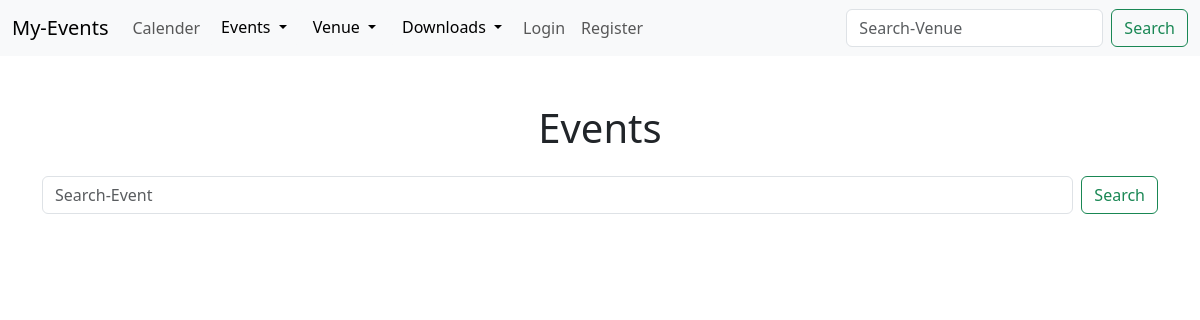
Before: /venue_events/Bengaluru with the older database file.
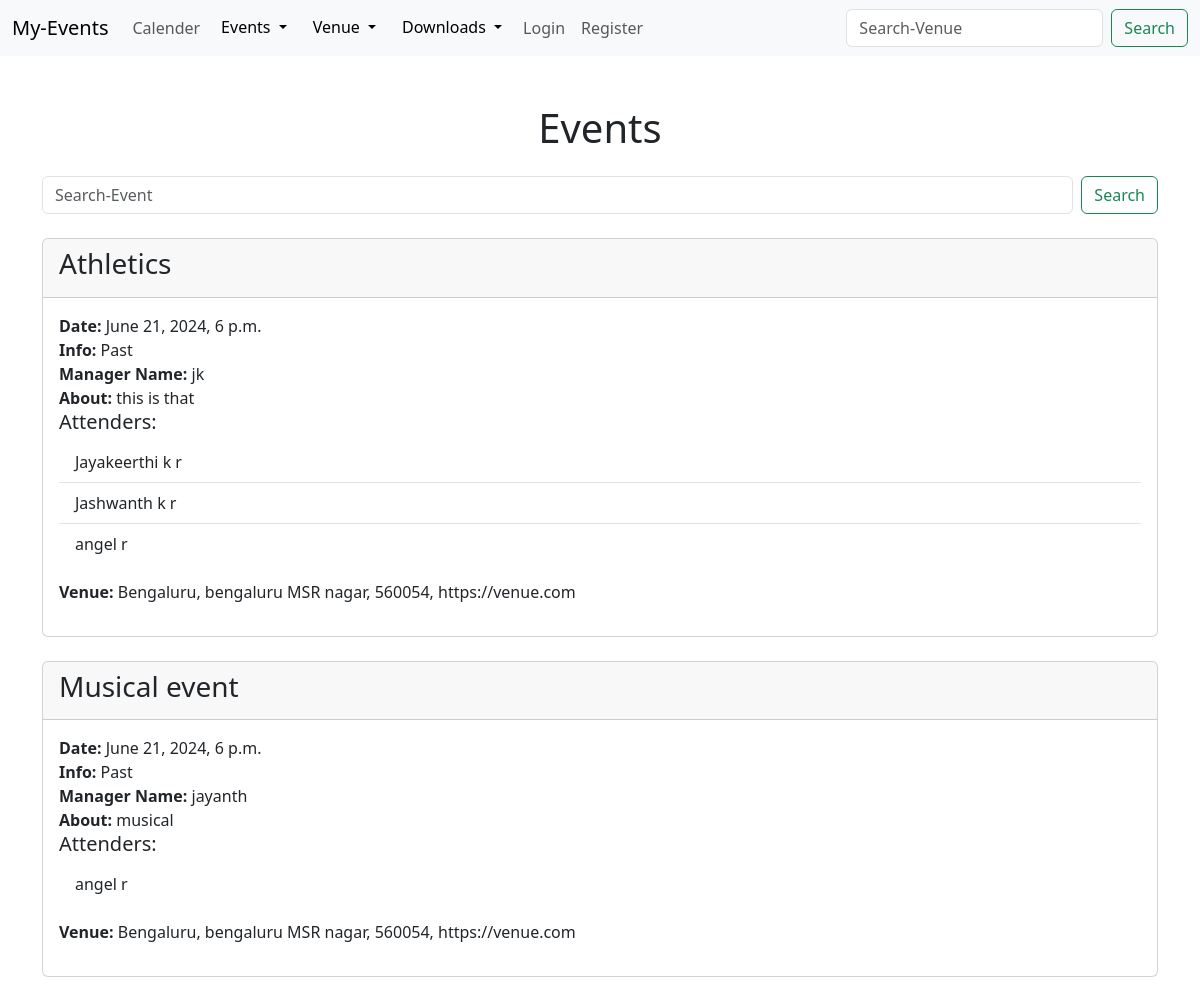
After: the same page with the newer database file.
### events/models.py (models this page shows, shortened)
class Event(models.Model):
    name = models.CharField('Event name', max_length=100)
    event_date = models.DateTimeField('Event date')
    venue = models.ForeignKey(Venue, blank=True, null=True, on_delete=models.CASCADE)
    manager = models.ForeignKey(User, blank=True, null=True, on_delete=models.SET_NULL)
    description = models.TextField(blank=True)
    attendees = models.ManyToManyField(Attenders, blank=True)
    approval =  models.BooleanField("Approved",default=False,)
    def __str__(self):
        return self.name
    @property
    def Check(self):
        today = date.today()
        self.event_date.date()
        if self.event_date.date() > today:
            return 'Future'
        if self.event_date.date() < today:
            return 'Past'
        if self.event_date.date() == today:
            return 'Present'

class Attenders(models.Model):
    first_name = models.CharField('first name',max_length= 100)
    last_name = models.CharField('last name',max_length= 100)
    useremail = models.EmailField('userEmail')
    def __str__(self):
        return self.first_name+' '+self.last_name

class Venue(models.Model):
    name = models.CharField('Venue name',max_length= 100)
    address = models.CharField(max_length=300)
    zip_code = models.CharField('zip code',max_length= 100)
    web = models.URLField('website address')
    email_address = models.EmailField('Email')
    owner = models.IntegerField("venue owner",blank=False,default=1)
    image = models.ImageField("image",null=True,blank=True,upload_to="images/")

### events/views.py (the view)
# urls.py: path('venue_events/<venue_name>',views.venue_events,name="venue_events"),
def venue_events(req, venue_name):
    event_list = Event.objects.filter(venue__name__icontains=venue_name)
    return render(req, 'events/venue_events.html', {
        'event_list': event_list,
    })

### events/templates/events/venue_events.html (shortened to what this page needs)
{% extends 'events/base.html' %}
{% block content %}
<div class="container mt-5">
  <h1 class="text-center mb-4">Events</h1>
  <form class="d-flex" role="search" method="POST" action="{% url 'searchEvent' %}">
    <input class="form-control me-2" type="search" placeholder="Search-Event" aria-label="Search" name="search">
    <button class="btn btn-outline-success" type="submit">Search</button>
  </form>
  <br>
  {% for event in event_list %}
  {% if event.approval == True %}
  <div class="card mb-4">
    <div class="card-header">
      <h3>{{ event }}</h3>
    </div>
    <div class="card-body">
      <ul class="list-unstyled">
        <li><strong>Date:</strong> {{ event.event_date }}</li>
        <li><strong>Info:</strong> {{ event.Check }}</li>
        <li><strong>Manager Name:</strong> {{ event.manager }}</li>
        <li><strong>About:</strong> {{ event.description }}</li>
        <li>
          <h5>Attenders:</h5>
          <ul class="list-group list-group-flush">
            {% for attend in event.attendees.all %}
            <li class="list-group-item">{{ attend }}</li>
            {% endfor %}
          </ul>
        </li>
        <li class="mt-3"><strong>Venue:</strong> {{ event.venue.name }}, {{ event.venue.address }}, {{ event.venue.zip_code }}, {{ event.venue.web }}</li>
      </ul>
    </div>
  </div>
  {% endif %}
  {% endfor %}
</div>
{% endblock %}

Changed rows visible on the page:
now on this page (row edited): Event: name "Athletics", event_date "June 21, 2024, 6 p.m.", Check "Past", manager "jk", description "this is that", venue.name "Bengaluru", venue.address "bengaluru MSR nagar", venue.zip_code "560054", venue.web "https://venue.com"
now on this page (row unchanged): Attenders: first_name+last_name "Jayakeerthi k r", shown under "Athletics"
now on this page (row unchanged): Attenders: first_name+last_name "Jashwanth k r", shown under "Athletics"
now on this page (row unchanged): Attenders: first_name+last_name "angel r"
now on this page (row edited): Event: name "Musical event", event_date "June 21, 2024, 6 p.m.", Check "Past", manager "jayanth", description "musical", venue.name "Bengaluru", venue.address "bengaluru MSR nagar", venue.zip_code "560054", venue.web "https://venue.com"
